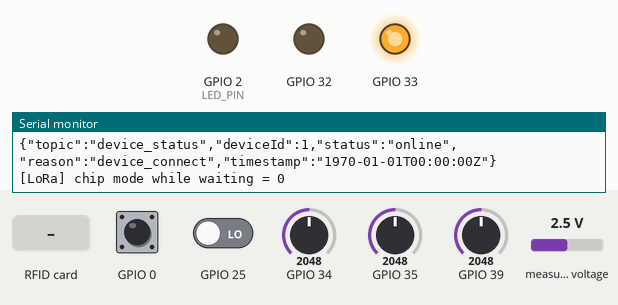
The program below on a simulated ESP32. On the bench: output pins drawn as LEDs (lit = HIGH), the last lines printed to the serial monitor. The test bench sets the inputs (shaded band); at power-on: GPIO 25 LOW, GPIO 0 HIGH, GPIO 34 = 2048, GPIO 35 = 2048, GPIO 39 = 2048, measured voltage 2.5 V. Random numbers use the default seed unless the program sets one; pins used as bus, display or sensor lines are not drawn.

Above: at 1.5 s.
At 7.8 s:
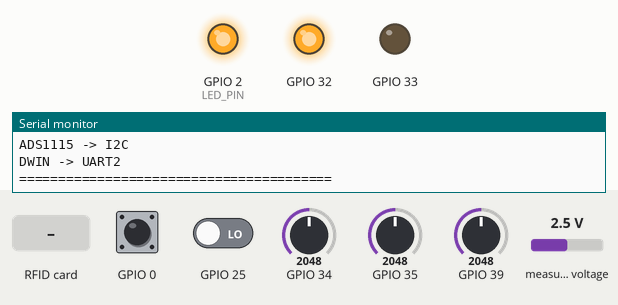
7.9 s: RFID card 04 07 00 01 held to the reader
At 8.6 s:
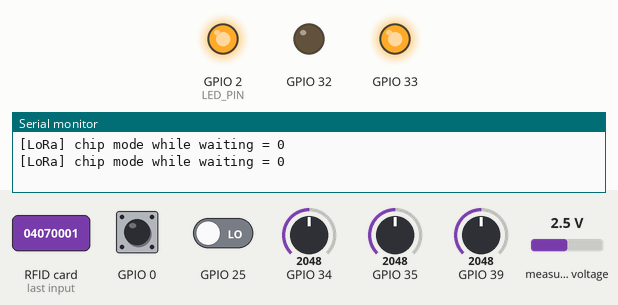
10.9 s: GPIO 25 driven HIGH
13.9 s: GPIO 25 driven LOW
Timing chart, 0 to 20.9 s (numbered marks = the images above; inputs shaded):
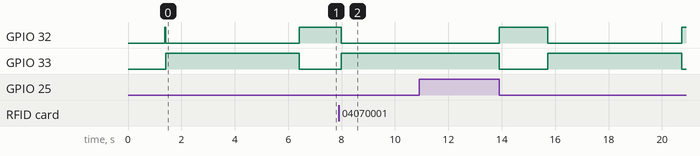

Measured:
- after the input at 7.9 s, GPIO 32: HIGH → LOW after 0.08 s; GPIO 33: LOW → HIGH after 0.08 s

The program:

main.cpp
```cpp
// src/main.cpp
//
// ZWELDAQ ESP32 firmware entry point — wires together the modules below.
// RFID login/logout + ADS1115/analog sensor sampling + DWIN display +
// SX1262 LoRa uplink/downlink. Behavior matches the original monolithic
// zweldaq.cpp (preserved at legacy/zweldaq_monolithic.cpp); this file
// only reorganizes it into reusable, single-purpose modules.
//
// See legacy/p2p_main.cpp for the earlier raw point-to-point LoRa test
// sketch this replaced as the active main.cpp.

#include <Arduino.h>
#include <Wire.h>
#include <esp_system.h>

#include "config.h"
#include "state.h"
#include "time_utils.h"
#include "dwin_display.h"
#include "sensors.h"
#include "radio_sx1262.h"
#include "payloads.h"
#include "rfid_handler.h"
#include "shutdown_button.h"

static void printResetReason()
{
  // Prints WHY the ESP32 just booted -- lets us tell a normal
  // power-on/flash apart from a brownout (power supply sagging under
  // load, e.g. LoRa TX current draw) or a watchdog timeout (something
  // in loop() blocked too long) the next time this happens, instead of
  // guessing from a garbled ROM banner alone.
  esp_reset_reason_t reason = esp_reset_reason();
  const char *reasonStr;

  switch (reason)
  {
    case ESP_RST_POWERON:   reasonStr = "POWERON (normal power-up)"; break;
    case ESP_RST_EXT:       reasonStr = "EXT (external reset pin)"; break;
    case ESP_RST_SW:        reasonStr = "SW (esp_restart() called)"; break;
    case ESP_RST_PANIC:     reasonStr = "PANIC (exception/crash!)"; break;
    case ESP_RST_INT_WDT:   reasonStr = "INT_WDT (interrupt watchdog -- code blocked too long in an ISR)"; break;
    case ESP_RST_TASK_WDT:  reasonStr = "TASK_WDT (task watchdog -- loop() blocked too long)"; break;
    case ESP_RST_WDT:       reasonStr = "WDT (other watchdog)"; break;
    case ESP_RST_DEEPSLEEP: reasonStr = "DEEPSLEEP wake"; break;
    case ESP_RST_BROWNOUT:  reasonStr = "BROWNOUT (supply voltage sagged below threshold!)"; break;
    case ESP_RST_SDIO:      reasonStr = "SDIO"; break;
    default:                reasonStr = "UNKNOWN"; break;
  }

  Serial.print("[BOOT] Reset reason: ");
  Serial.println(reasonStr);
}

void setup()
{
  Serial.begin(115200);
  delay(1000);

  printResetReason();

  Serial.println();
  Serial.println();
  Serial.println("========================================");
  Serial.println("          ZWELDAQ ESP32");
  Serial.println(" RFID + ADS1115 + DWIN + SX1262");
  Serial.println("========================================");

  // epochBase starts at 0 (1970-01-01) until the server sends a
  // TIME_SYNC downlink after the device_connect status is received;
  // see radio_sx1262.cpp's handleDownlink(). Timestamps before that
  // sync will read as 1970 epoch time.
  setEpoch(0);

  pinMode(LED_PIN, OUTPUT);
  digitalWrite(LED_PIN, LOW);

  Wire.begin();
  initSensors();

  // NOTE: DWIN intentionally NOT initialized here yet.
  // This build sends the initial device_connect payload, waits for
  // downlinks, handles RFID login/logout uplinks, and now also runs
  // the weld start/stop/data state machine driven by Cal_Current.
  initRadio();
  sendDeviceOnline();

  RFID_Init();

  initShutdownButton();

  digitalWrite(LED_PIN, HIGH);

  Serial.println();
  Serial.println("========================================");
  Serial.println("             SYSTEM READY");
  Serial.println("========================================");
  Serial.println("RFID  -> VSPI");
  Serial.println("LoRa  -> HSPI");
  Serial.println("ADS1115 -> I2C");
  Serial.println("DWIN -> UART2");
  Serial.println("========================================");
}

void loop()
{
  // Wait for downlinks (TIME_SYNC / RFID_ACK) and watch for RFID card
  // taps (welderlogin/welderlogout uplinks), and for the shutdown button
  // being held (graceful power-down: closes out any open weld/login
  // before sending device_status offline and sleeping).
  checkAndProcessDownlink();
  handleRFID();
  checkShutdownButton();

  // Weld start/stop/data state machine -- only runs once an operator is
  // logged in. Cal_Current crossing WELD_CURRENT_THRESHOLD (config.h) is
  // what welder_start/welder_stop are keyed off; while welding is active,
  // welder_data goes out every WELD_DATA_INTERVAL ms (also config.h).
  if (loggedIn)
  {
    readSensors();

    if (!weldingStarted)
    {
      if (Cal_Current > WELD_CURRENT_THRESHOLD)
      {
        weldingStarted   = true;
        lastWeldDataTime = millis();

        sendWeldStart();

        Serial.println("[SYSTEM] WELDING STARTED");
      }
    }
    else
    {
      if (Cal_Current <= WELD_CURRENT_THRESHOLD)
      {
        weldingStarted = false;

        sendWeldStop();

        Serial.println("[SYSTEM] WELDING STOPPED");
      }
      else if (millis() - lastWeldDataTime >= WELD_DATA_INTERVAL)
      {
        lastWeldDataTime = millis();

        sendWeldData();
      }
    }
  }

  delay(100);
}
```

dwin_display.h
```cpp
// include/dwin_display.h
//
// DWIN HMI display, driven over UART2 with the 5A A5 VP-write protocol.

#pragma once
#include <Arduino.h>

// Starts DWINSerial (UART2) and resets the display to page 0.
// Call once from setup().
void initDwinDisplay();

// Raw VP write: 5A A5 05 82 <addr_hi><addr_lo> <val_hi><val_lo>
void DWIN_Write(uint16_t address, uint16_t value);

// Convenience wrapper for the page-change VP (0x0084).
void DWIN_ChangePage(uint8_t page);
```

payloads.h
```cpp
// include/payloads.h
//
// JSON payload builders for every uplink topic. Each function serializes
// its topic's fields (device.h/state.h) and sends the result via
// sendLoRa() (radio_sx1262.h).

#pragma once
#include <Arduino.h>

void printPayload(const String &payload);

void sendDeviceOnline();
void sendDeviceOffline();

void sendLogin(String rfid);
void sendLogout(String rfid);

void sendWeldStart();
void sendWeldData();
void sendWeldStop();
```

radio_sx1262.h
```cpp
// include/radio_sx1262.h
//
// SX1262 LoRa driver for the ZWELDAQ raw uplink/downlink protocol (not
// LoRaWAN — a fixed frequency/SF/BW with a custom downlink command byte).
// This is a self-contained register-level implementation kept separate
// from the generic SX1262 class in this repo (used by legacy/p2p_main.cpp)
// because that class's initLora() adds TCXO configuration and image
// calibration this hardware's original firmware never performed — reusing
// it here would be a behavior change on radio hardware, not just a
// refactor. Only these three functions are exposed; everything else
// (SPI framing, IRQ handling, packet params) is internal to the .cpp.

#pragma once
#include <Arduino.h>

// Configures RF-switch/CS/BUSY/DIO1/RST pins, starts the HSPI bus, resets
// and configures the radio (freq/SF/BW/CR/power from config.h), and
// leaves it in continuous RX. Call once from setup().
void initRadio();

// Sends one packet: switches the RF switch to TX, transmits, waits up to
// 5s for TxDone/timeout, then switches back to continuous RX. Returns
// true on TxDone, false on failure/timeout.
bool sendLoRa(const String &payload);

// Non-blocking — call every loop() iteration. If a downlink packet has
// arrived, reads it, dispatches it (currently: 0x01 TIME_SYNC, 4-byte
// big-endian Unix epoch seconds; 0x02 RFID_ACK, 4-byte big-endian rfid
// row id sent after a welderlogin), and leaves the radio listening.
void checkAndProcessDownlink();
```

rfid_handler.h
```cpp
// include/rfid_handler.h
//
// MFRC522 RFID login/logout. Uses the global SPI object as ESP32 VSPI
// (the MFRC522 library doesn't support a separate SPIClass instance).

#pragma once
#include <Arduino.h>

// Configures VSPI with the RFID pins and initializes the MFRC522.
// Call once from setup().
void RFID_Init();

// Non-blocking — call every loop() iteration. Debounces card reads
// (RFID_DEBOUNCE in config.h), and on a new card either logs an operator
// in (sends welderlogin, starts a session) or out (sends welderlogout),
// refusing logout while a weld session is active. Updates the shared
// state in state.h.
void handleRFID();
```

sensors.h
```cpp
// include/sensors.h
//
// Voltage/current/feed-rate/gas-flow sampling: two analog ESP32 pins plus
// current on the ADS1115. Averages 200 samples per call, converts through
// the calibration factors in config.h, and pushes results to the DWIN
// display and the shared state in state.h.

#pragma once
#include <Arduino.h>

// Starts the ADS1115 and configures the analog sensor pins.
// Call once from setup(), after Wire.begin().
void initSensors();

// Blocking (~200 * ~200us per channel): samples all four channels,
// updates Cal_Voltage/Cal_Current/Cal_FeedRate/Cal_GasFlow in state.h,
// writes them to the DWIN display, and prints them to Serial.
void readSensors();

void printSensorReadings();
```

shutdown_button.h
```cpp
// include/shutdown_button.h
//
// Graceful shutdown: hold the BOOT button (active LOW) for
// SHUTDOWN_HOLD_MS to send a device_offline status and enter deep sleep.

#pragma once
#include <Arduino.h>

// Sets pinMode for the shutdown button. Call once from setup().
void initShutdownButton();

// Non-blocking — call every loop() iteration.
void checkShutdownButton();
```

state.h
```cpp
// include/state.h
//
// Shared runtime state: login/session/welding status and the calibrated
// sensor values, plus the device clock base used by time_utils. Declared
// here as externs; defined once in state.cpp. Any module that reads or
// updates session/weld/clock state includes this.

#pragma once
#include <Arduino.h>

enum SystemState
{
  IDLE,
  LOGIN_PENDING,
  LOGGED_IN,
  LOGOUT_PENDING
};

extern SystemState systemState;

extern bool loggedIn;
extern bool weldingStarted;

extern String currentRFID;
extern String sessionID;

extern unsigned long loginDebounceTime;
extern unsigned long lastWeldDataTime;

// Calibrated sensor readings — written by sensors.cpp, read by payloads.cpp
// and main.cpp's weld-state machine.
extern float Cal_Voltage;
extern float Cal_Current;
extern float Cal_FeedRate;
extern float Cal_GasFlow;

// Device clock. epochBase is set to 0 at boot and updated by setEpoch()
// (time_utils.h) whenever a TIME_SYNC downlink arrives.
extern unsigned long baseMillis;
extern unsigned long epochBase;

// Numeric rfid row id (rfids.id) the server acks back after welderlogin
// (see radio_sx1262.cpp's handleDownlink(), cmd 0x02 RFID_ACK). 0 means
// "not yet acked" -- reset on every fresh login so a stale id from a
// previous session is never sent. welder_start echoes this (not
// currentRFID) back to the server.
extern uint32_t currentRfidId;
```

time_utils.h
```cpp
// include/time_utils.h
//
// Device clock derived from millis() + a synced Unix epoch base.

#pragma once
#include <Arduino.h>

// Rebase the clock: baseMillis = millis(), epochBase = epochSeconds.
// Call once at boot with 0, and again whenever a TIME_SYNC downlink
// arrives (see radio_sx1262.cpp).
void setEpoch(uint32_t epochSeconds);

// ISO-8601 UTC timestamp ("YYYY-MM-DDTHH:MM:SSZ") derived from the
// current epoch base + elapsed millis(). Reads as 1970 epoch time until
// the first TIME_SYNC downlink is received.
String getTimestamp();

// Random v4-style UUID, used for welding session IDs.
String generateUUID();
```

dwin_display.cpp
```cpp
#include "dwin_display.h"
#include "config.h"

HardwareSerial DWINSerial(2);

void initDwinDisplay()
{
  DWINSerial.begin(115200, SERIAL_8N1, DWIN_RX_PIN, DWIN_TX_PIN);
  delay(200);

  DWIN_ChangePage(0);

  Serial.println("[DWIN] UART2 initialized");
}

void DWIN_Write(uint16_t address, uint16_t value)
{
  uint8_t frame[8];

  frame[0] = 0x5A;
  frame[1] = 0xA5;
  frame[2] = 0x05;
  frame[3] = 0x82;
  frame[4] = (address >> 8) & 0xFF;
  frame[5] = address & 0xFF;
  frame[6] = (value >> 8) & 0xFF;
  frame[7] = value & 0xFF;

  DWINSerial.write(frame, 8);
}

void DWIN_ChangePage(uint8_t page)
{
  DWIN_Write(0x0084, page);
}
```

payloads.cpp
```cpp
#include "payloads.h"
#include "config.h"
#include "state.h"
#include "time_utils.h"
#include "radio_sx1262.h"

#include <ArduinoJson.h>

void printPayload(const String &payload)
{
  Serial.println();
  Serial.println("================================================");
  Serial.println("                 JSON PAYLOAD");
  Serial.println("================================================");
  Serial.println(payload);
  Serial.println("================================================");
  Serial.println();
}

void sendDeviceOnline()
{
  StaticJsonDocument<256> doc;

  doc["topic"]     = "device_status";
  doc["deviceId"]  = DEVICE_ID;
  doc["status"]    = "online";
  doc["reason"]    = "device_connect";
  doc["timestamp"] = getTimestamp();

  String payload;
  serializeJson(doc, payload);

  Serial.println("[PAYLOAD] DEVICE STATUS");
  printPayload(payload);

  sendLoRa(payload);
}

void sendDeviceOffline()
{
  StaticJsonDocument<256> doc;

  doc["topic"]     = "device_status";
  doc["deviceId"]  = DEVICE_ID;
  doc["status"]    = "offline";
  doc["reason"]    = "device_disconnect";
  doc["timestamp"] = getTimestamp();

  String payload;
  serializeJson(doc, payload);

  Serial.println("[PAYLOAD] DEVICE OFFLINE");
  printPayload(payload);

  sendLoRa(payload);
}

void sendLogin(String rfid)
{
  StaticJsonDocument<256> doc;

  doc["topic"]     = "welderlogin";
  doc["deviceId"]  = DEVICE_ID;
  doc["rfid"]      = rfid;
  doc["timestamp"] = getTimestamp();

  String payload;
  serializeJson(doc, payload);

  Serial.println("[PAYLOAD] RFID LOGIN");
  printPayload(payload);

  sendLoRa(payload);
}

void sendLogout(String rfid)
{
  StaticJsonDocument<256> doc;

  doc["topic"]     = "welderlogout";
  doc["deviceId"]  = DEVICE_ID;
  doc["rfid"]      = rfid;
  doc["timestamp"] = getTimestamp();

  String payload;
  serializeJson(doc, payload);

  Serial.println("[PAYLOAD] RFID LOGOUT");
  printPayload(payload);

  sendLoRa(payload);
}

void sendWeldStart()
{
  StaticJsonDocument<384> doc;

  doc["topic"]           = "welder_start";
  doc["sessionId"]       = sessionID;
  doc["deviceId"]        = String(DEVICE_ID);
  doc["time"]            = getTimestamp();
  doc["organization_id"] = ORGANIZATION_ID;
  // Numeric rfid row id acked back by the server after welderlogin (see
  // radio_sx1262.cpp's handleDownlink(), cmd 0x02) -- NOT the raw card
  // UID string in currentRFID. Stays 0 if welding starts before the ack
  // arrives.
  doc["rfid"]            = currentRfidId;

  String payload;
  serializeJson(doc, payload);

  Serial.println("[PAYLOAD] WELDER START");
  printPayload(payload);

  sendLoRa(payload);
}

void sendWeldData()
{
  StaticJsonDocument<384> doc;

  doc["topic"]     = "welder_data";
  doc["sessionId"] = sessionID;
  doc["deviceId"]  = DEVICE_ID;
  doc["current"]   = Cal_Current;
  doc["voltage"]   = Cal_Voltage;

  String payload;
  serializeJson(doc, payload);

  Serial.println("[PAYLOAD] WELDER DATA");
  printPayload(payload);

  sendLoRa(payload);
}

void sendWeldStop()
{
  StaticJsonDocument<256> doc;

  doc["topic"]     = "welder_stop";
  doc["sessionId"] = sessionID;
  doc["stop_time"] = getTimestamp();
  doc["deviceId"]  = String(DEVICE_ID);

  String payload;
  serializeJson(doc, payload);

  Serial.println("[PAYLOAD] WELDER STOP");
  printPayload(payload);

  sendLoRa(payload);
}
```

rfid_handler.cpp
```cpp
#include "rfid_handler.h"
#include "config.h"
#include "state.h"
#include "time_utils.h"
#include "payloads.h"

#include <SPI.h>
#include <MFRC522.h>

static MFRC522 mfrc522(RFID_SS_PIN, RFID_RST_PIN);

static String readRFID()
{
  if (!mfrc522.PICC_IsNewCardPresent())
  {
    return "";
  }

  if (!mfrc522.PICC_ReadCardSerial())
  {
    return "";
  }

  String uid = "";

  for (byte i = 0; i < mfrc522.uid.size; i++)
  {
    if (mfrc522.uid.uidByte[i] < 0x10)
    {
      uid += "0";
    }
    uid += String(mfrc522.uid.uidByte[i], HEX);
  }

  uid.toLowerCase();

  mfrc522.PICC_HaltA();
  mfrc522.PCD_StopCrypto1();

  return uid;
}

void RFID_Init()
{
  Serial.println();
  Serial.println("========== RFID VSPI INIT ==========");

  pinMode(RFID_SS_PIN, OUTPUT);
  digitalWrite(RFID_SS_PIN, HIGH);

  pinMode(RFID_RST_PIN, OUTPUT);
  digitalWrite(RFID_RST_PIN, HIGH);

  // The MFRC522 library uses the global SPI object; on ESP32 that's
  // VSPI. Configure VSPI with the RFID pins here.
  SPI.begin(RFID_SCK_PIN, RFID_MISO_PIN, RFID_MOSI_PIN, RFID_SS_PIN);

  delay(100);
  mfrc522.PCD_Init();
  delay(100);

  byte version = mfrc522.PCD_ReadRegister(mfrc522.VersionReg);

  Serial.print("[RFID] Version: 0x");
  Serial.println(version, HEX);

  if (version == 0x00 || version == 0xFF)
  {
    Serial.println("[RFID] ERROR - MFRC522 NOT DETECTED");
  }
  else
  {
    Serial.println("[RFID] MFRC522 OK");
  }

  Serial.println("====================================");
}

void handleRFID()
{
  String detectedRFID = readRFID();

  if (detectedRFID.length() == 0)
  {
    return;
  }

  if (millis() - loginDebounceTime < RFID_DEBOUNCE)
  {
    return;
  }

  loginDebounceTime = millis();

  Serial.println();
  Serial.println("******** RFID CARD DETECTED ********");
  Serial.print("RFID UID: ");
  Serial.println(detectedRFID);

  if (!loggedIn)
  {
    // LOGIN
    currentRFID    = detectedRFID;
    sessionID      = generateUUID();
    loggedIn       = true;
    systemState    = LOGGED_IN;
    weldingStarted = false;
    // Cleared here, not just after logout: guards against a leftover id
    // from a previous session being sent if welding starts before this
    // session's RFID_ACK downlink arrives.
    currentRfidId  = 0;

    sendLogin(currentRFID);

    Serial.println("[SYSTEM] OPERATOR LOGGED IN");
    Serial.print("[SYSTEM] Session ID: ");
    Serial.println(sessionID);
  }
  else
  {
    // LOGOUT
    if (weldingStarted)
    {
      Serial.println("[RFID] Cannot logout while welding");
      return;
    }

    sendLogout(currentRFID);

    loggedIn       = false;
    weldingStarted = false;
    currentRFID    = "";
    sessionID      = "";
    currentRfidId  = 0;
    systemState    = IDLE;

    Serial.println("[SYSTEM] OPERATOR LOGGED OUT");
  }
}
```

state.cpp
```cpp
#include "state.h"

SystemState systemState = IDLE;

bool loggedIn       = false;
bool weldingStarted = false;

String currentRFID = "";
String sessionID   = "";

unsigned long loginDebounceTime = 0;
unsigned long lastWeldDataTime  = 0;

float Cal_Voltage  = 0.0;
float Cal_Current  = 0.0;
float Cal_FeedRate = 0.0;
float Cal_GasFlow  = 0.0;

unsigned long baseMillis = 0;
unsigned long epochBase  = 0;

uint32_t currentRfidId = 0;
```

Source omitted: radio_sx1262.cpp (16635 bytes), sensors.cpp (2155 bytes), shutdown_button.cpp (1701 bytes), time_utils.cpp (1872 bytes), config.h (4365 bytes)
